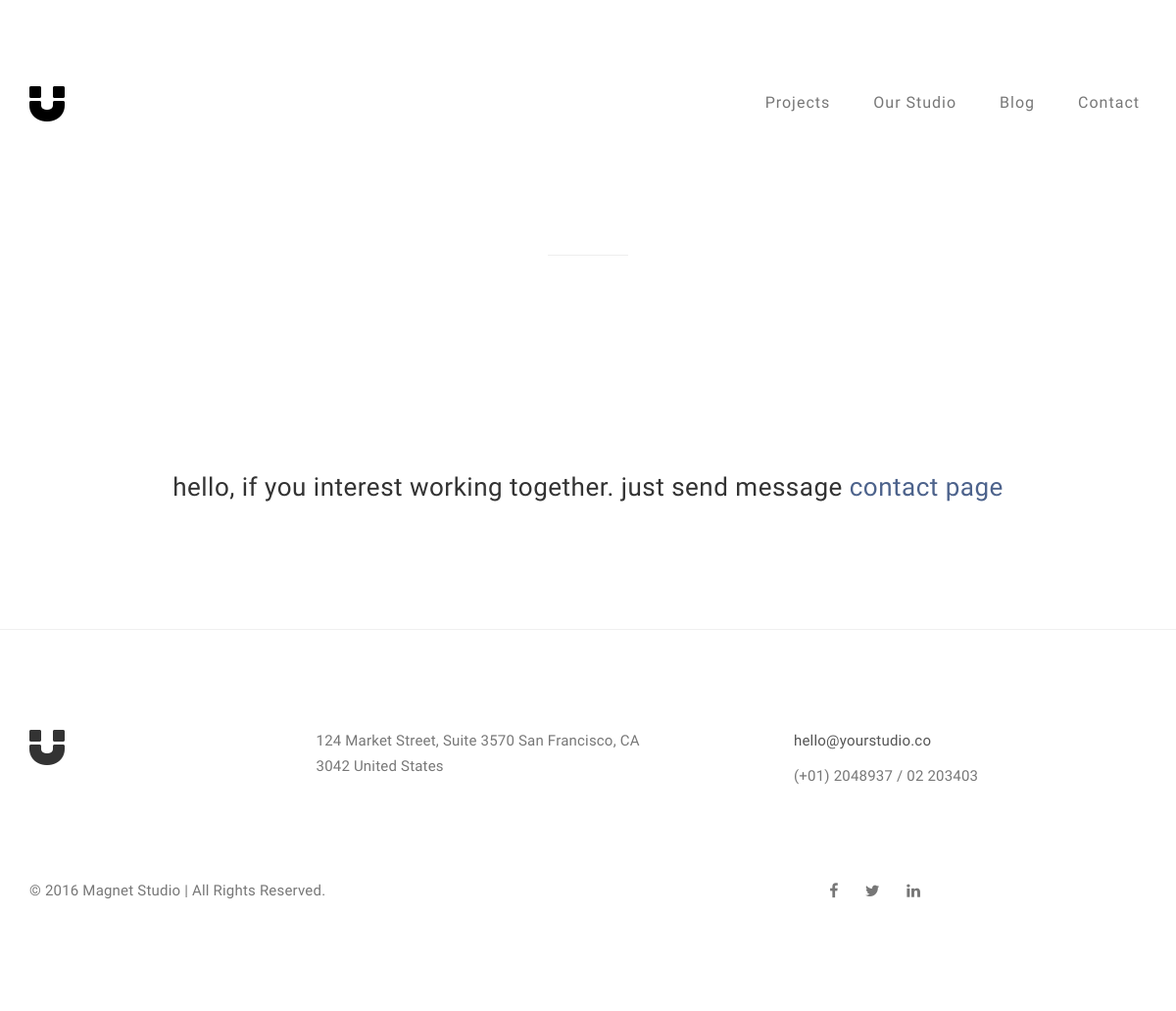
Before: / with the older database file.
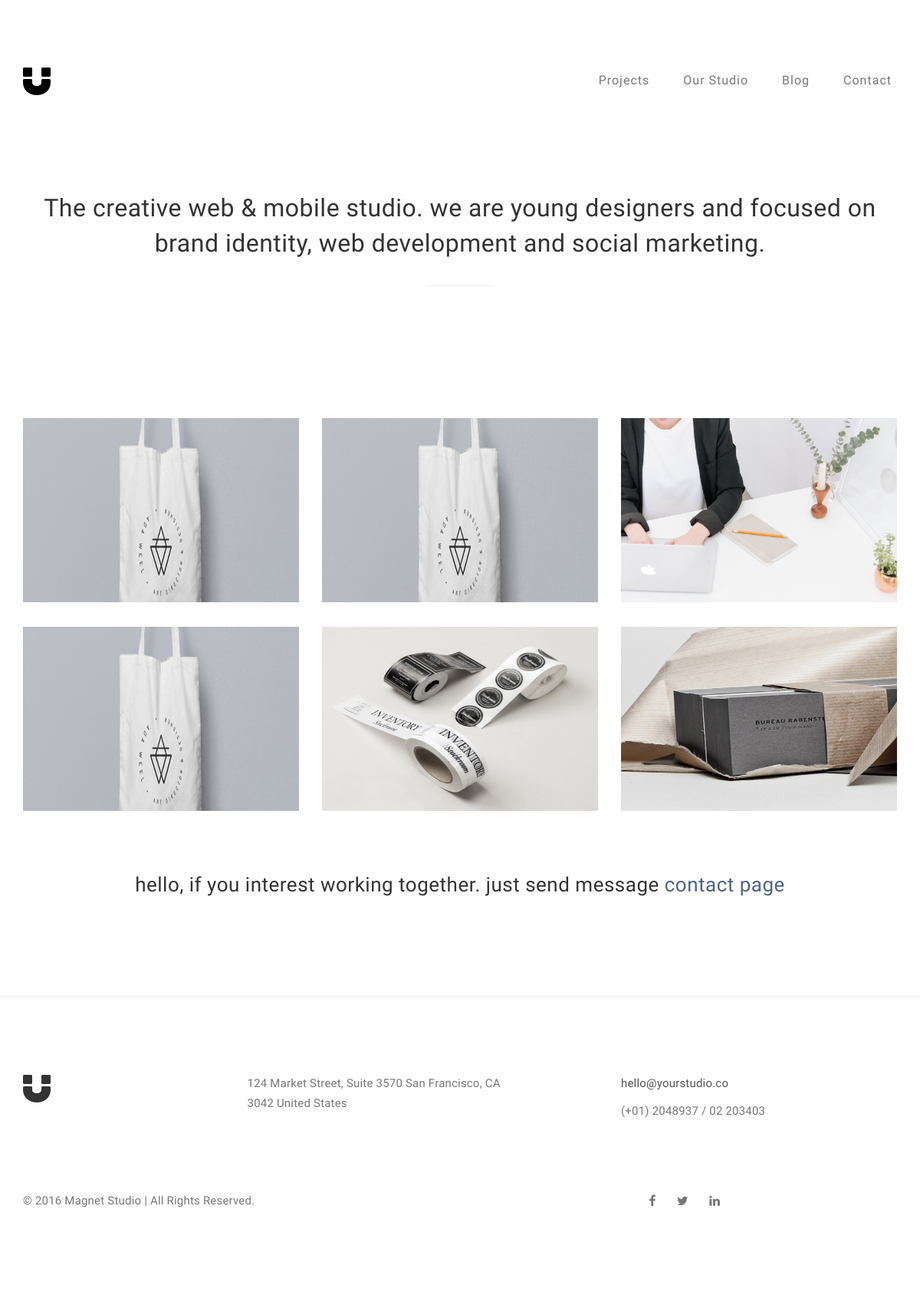
After: the same page with the newer database file.
### home/models.py (models this page shows, shortened)
class Projects(models.Model):
    main_content = models.TextField( blank=True, null=True)
    class Meta:
        verbose_name = 'Project'
        verbose_name_plural = 'Project'

class SingleProject(models.Model):
    project_name = models.CharField(max_length=100, blank=True, null=True)
    role = models.CharField(max_length=100,blank=True, null=True)
    date = models.DateTimeField(auto_now=True)
    agency = models.CharField(max_length=100, blank=True, null=True)
    content = models.CharField(max_length=100, blank=True, null=True)
    image1 = models.ImageField(upload_to='projects/', null=False, blank=False,)
    image2 = models.ImageField(upload_to='projects/', null=False, blank=False,)
    image3 = models.ImageField(upload_to='projects/', null=False, blank=False,)
    class Meta:
        verbose_name = 'Single Project'
        verbose_name_plural = 'Single Projects'

### home/views.py (the view)
# urls.py: path('', include('home.urls', namespace='home')),
def home(request):
    main_content=Projects.objects.all().first()
    projects=SingleProject.objects.all()
    context={
        'main_content':main_content,
        'projects':projects,
    }
    return render(request,'home/index.html',context=context)

### templates/Home/index.html (shortened to what this page needs)
{% extends 'base/base.html' %}
{% load static %}
{% block content %}
<section id="home">
     <div class="container">
          <div class="row">
               <div class="col-md-12 col-sm-12">
                    <h2>{{main_content.main_content}}</h2>
                    <hr>
               </div>
          </div>
     </div>
</section>
<section id="portfolio">
     <div class="container">
          <div class="row">
               {% for project in projects %}
               <div class="col-md-4 col-sm-6">
                    <a href="{% url 'home:single-project' project.project_name %}">
                         <div class="portfolio-thumb">
                              <img src="{{project.image1.url}}" class="img-responsive" alt="Portfolio" style="width: 360px;height:240px">
                         </div>
                    </a>
               </div>
               {% endfor %}
               <div class="col-md-12 col-sm-12 text-center">
                    <h3>hello, if you interest working together. just send message <a href="{% url 'contact:contact' %}">contact page</a></h3>
               </div>
          </div>
     </div>
</section>
{% endblock %}

### templates/Base/base.html (shortened to what this page needs)
{% load static %}
<!DOCTYPE html>
<html lang="en">
<head>
<link rel="stylesheet" href="{% static 'css/bootstrap.min.css' %}">
<link rel="stylesheet" href="{% static 'css/font-awesome.min.css' %}">
<link rel="stylesheet" href="{% static 'css/style.css' %}">
</head>
<body>
<div class="navbar navbar-default navbar-static-top" role="navigation">
     <div class="container">
          <div class="navbar-header">
               <a href="{% url 'home:home' %}" class="navbar-brand"><i class="fa fa-magnet"></i></a>
          </div>
          <div class="collapse navbar-collapse">
               <ul class="nav navbar-nav navbar-right">
                    <li><a href="{% url 'home:home' %}">Projects</a></li>
                    <li><a href="{% url 'about:about' %}">Our Studio</a></li>
                    <li><a href="{% url 'blog:blog' %}">Blog</a></li>
                    <li><a href="{% url 'contact:contact' %}">Contact</a></li>
               </ul>
          </div>
  </div>
</div>
{% block content %} {% endblock %}
<footer>
    <div class="container">
         <div class="row">
              <div class="col-md-3 col-sm-3">
                   <i class="fa fa-magnet"></i>
              </div>
              <div class="col-md-4 col-sm-4">
                   <p>124 Market Street, Suite 3570 San Francisco, CA 3042 United States</p>
              </div>
              <div class="col-md-offset-1 col-md-4 col-sm-offset-1 col-sm-3">
                   <p><a href="mailto:youremail@gmail.com">hello@yourstudio.co</a></p>
                   <p>(+01) 2048937 / 02 203403</p>
              </div>
              <div class="clearfix col-md-12 col-sm-12">
                   <hr>
              </div>
              <div class="col-md-6 col-sm-6">
                   <div class="footer-copyright">
                        <p>© 2016 Magnet Studio | All Rights Reserved.</p>
                   </div>
              </div>
              <div class="col-md-6 col-sm-6">
                   <ul class="social-icon">
                        <li><a href="#" class="fa fa-facebook"></a></li>
                        <li><a href="#" class="fa fa-twitter"></a></li>
                        <li><a href="#" class="fa fa-linkedin"></a></li>
                   </ul>
              </div>
         </div>
    </div>
</footer>
</body>
</html>

### static/css/style.css (style rules this page uses)
body { background: #ffffff; font-family: 'Work Sans', sans-serif; font-style: normal; font-weight: 300; overflow-x: hidden; }
h1,h2,h3,h4,h5,h6 { font-style: normal; font-weight: 300; letter-spacing: 0.5px; }
h2 { font-size: 32px; line-height: 46px; }
h3 { font-size: 26px; }
p { color: #777; font-size: 15px; font-weight: 300; line-height: 26px; letter-spacing: 0.2px; }
html { -webkit-font-smoothing: antialiased; }
a { color: #4d638c; -webkit-transition: 0.5s; -o-transition: 0.5s; transition: 0.5s; text-decoration: none !important; }
* { -webkit-box-sizing: border-box; -moz-box-sizing: border-box; box-sizing: border-box; }
*:before, *:after { -webkit-box-sizing: border-box; -moz-box-sizing: border-box; box-sizing: border-box; }
#portfolio, #about, #blog, #contact, #single-project, #blog-single-post { padding-top: 80px; padding-bottom: 120px; }
.navbar-default { background: #ffffff; padding: 18px 0; border: none; margin-top: 62px; }
.navbar-default .navbar-collapse, .navbar-default .navbar-form { border-color: transparent; }
.navbar-default .navbar-brand { padding-top: 6px; }
.navbar-default .navbar-brand .fa { color: #000; font-size: 42px; }
.navbar-default .navbar-nav li a { color: #777; font-size: 16px; letter-spacing: 1px; -webkit-transition: all 0.4s ease-in-out; transition: all 0.4s ease-in-out; padding-right: 22px; padding-left: 22px; }
#home { background-size: cover; background-position: center center; display: -webkit-box; display: -webkit-flex; display: -ms-flexbox; display: flex; -webkit-box-align: center; -webkit-align-items: center; -ms-flex-align: center; align-items: center; position: relative; text-align: center; padding-top: 60px; padding-bottom: 40px; }
#home hr { width: 82px; margin-top: 32px; }
#portfolio .portfolio-thumb { position: relative; padding: 0; margin-top: 32px; }
#portfolio .text-center { padding-top: 62px; }
footer { border-top: 1px solid #f0f0f0; padding: 100px 0px; position: relative; }
footer .col-md-3 .fa { font-size: 42px; }
footer a { color: #555; }
footer hr { border-color: #ffffff; margin-top: 42px; margin-bottom: 22px; }
footer .footer-copyright { padding-top: 16px; }
.social-icon { position: relative; padding: 0; margin: 0; text-align: center; }
.social-icon li { display: inline-block; list-style: none; }
.social-icon li a { color: #777; cursor: pointer; font-size: 16px; text-decoration: none; transition: all 0.4s ease-in-out; text-align: center; vertical-align: middle; position: relative; margin: 22px 12px 10px 12px; }

Changed rows visible on the page:
added Projects: main_content "The creative web & mobile studio. we are young designers and focused on brand identity, web development and social marketing."
added SingleProject: image1 (picture)
added SingleProject: image1 (picture)
added SingleProject: image1 (picture)
added SingleProject: image1 (picture)
added SingleProject: image1 (picture)
added SingleProject: image1 (picture)
